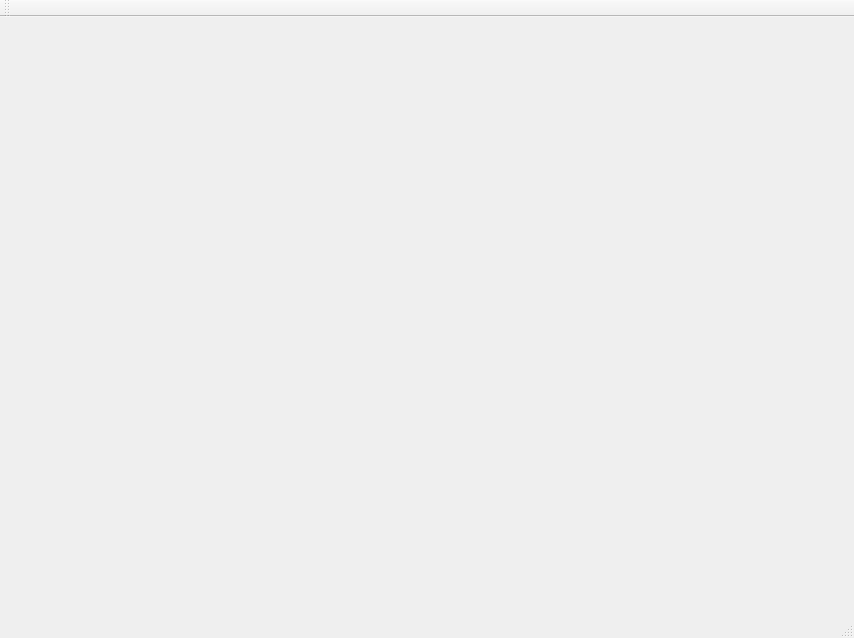
<?xml version="1.0" encoding="UTF-8"?>
<ui version="4.0">
 <class>MainWindow</class>
 <widget class="QMainWindow" name="MainWindow">
  <property name="geometry">
   <rect>
    <x>0</x>
    <y>0</y>
    <width>854</width>
    <height>638</height>
   </rect>
  </property>
  <property name="windowTitle">
   <string>MainWindow</string>
  </property>
  <widget class="QWidget" name="centralWidget"/>
  <widget class="QMenuBar" name="menuBar">
   <property name="geometry">
    <rect>
     <x>0</x>
     <y>0</y>
     <width>854</width>
     <height>22</height>
    </rect>
   </property>
  </widget>
  <widget class="QToolBar" name="mainToolBar">
   <attribute name="toolBarArea">
    <enum>TopToolBarArea</enum>
   </attribute>
   <attribute name="toolBarBreak">
    <bool>false</bool>
   </attribute>
  </widget>
  <widget class="QStatusBar" name="statusBar"/>
 </widget>
 <layoutdefault spacing="6" margin="11"/>
 <resources/>
 <connections/>
</ui>
